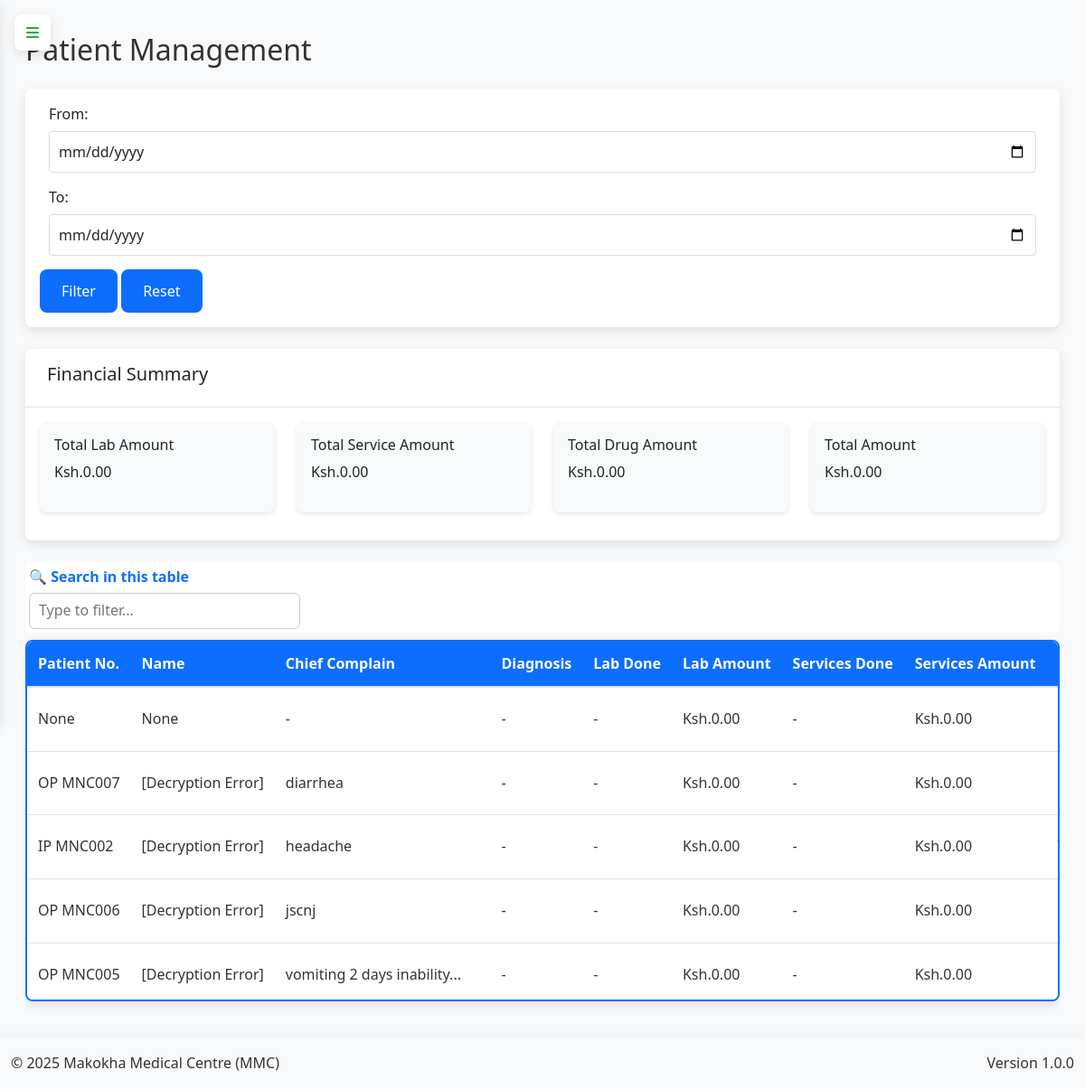
The page /admin/patients (signed in) on the database as committed earlier.
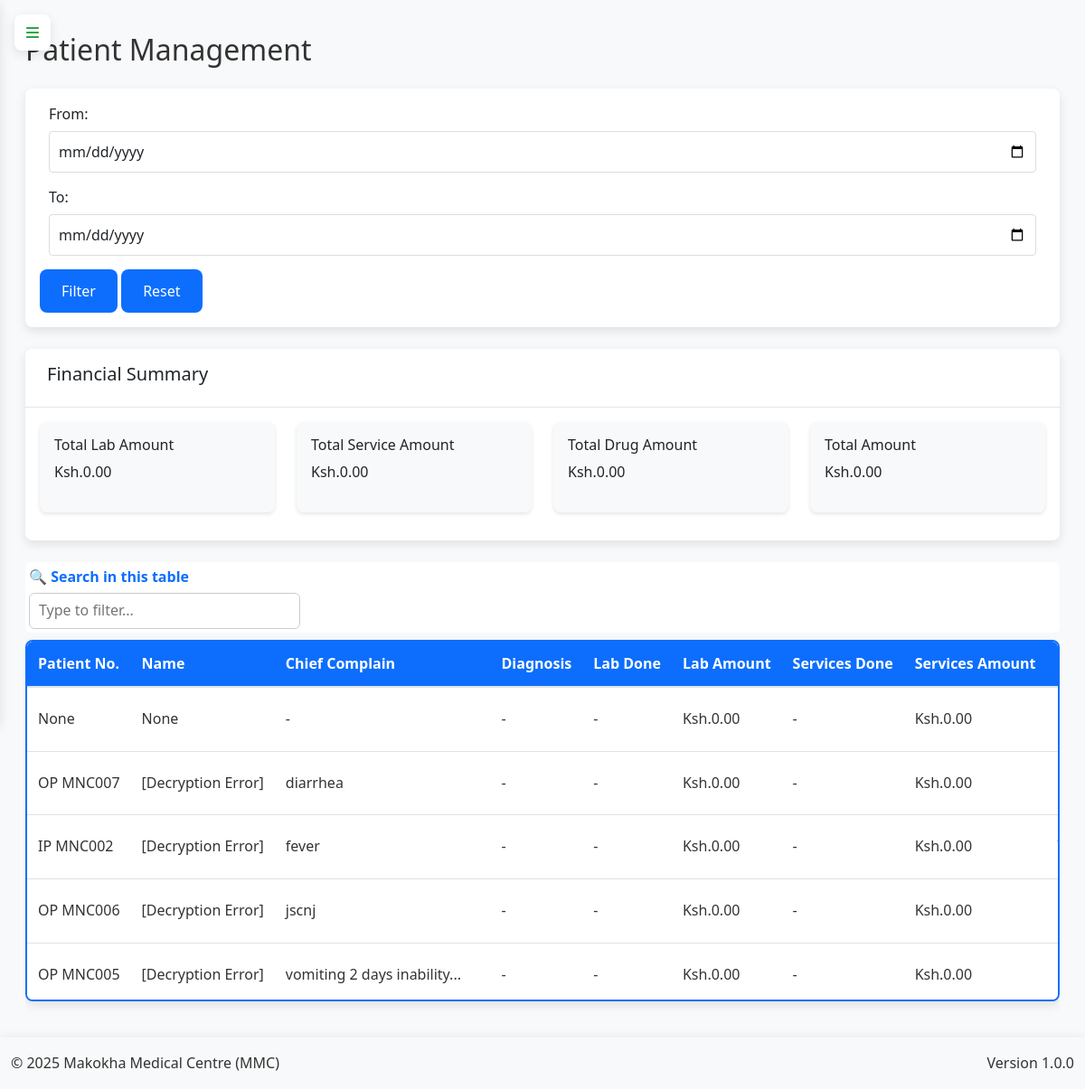
The same page on the database as committed later.
### app.py (models this page shows, shortened)
class Patient(db.Model):
    id = db.Column(db.Integer, primary_key=True)
    op_number = db.Column(db.String(20), unique=True, nullable=True)
    ip_number = db.Column(db.String(20), unique=True, nullable=True)
    name = db.Column(db.String(100), nullable=True)  # encrypted
    age = db.Column(db.Integer, nullable=True)
    gender = db.Column(db.String(10), nullable=True)
    address = db.Column(db.String(200), nullable=True)  # encrypted
    phone = db.Column(db.String(20), nullable=True)  # encrypted
    destination = db.Column(db.String(100), nullable=True)
    occupation = db.Column(db.String(100), nullable=True)  # encrypted
    religion = db.Column(db.String(100), nullable=True)
    nok_name = db.Column(db.String(100), nullable=True)  # encrypted
    nok_contact = db.Column(db.String(20), nullable=True)  # encrypted
    tca = db.Column(db.Date, nullable=True)
    date_of_admission = db.Column(db.Date, nullable=True)
    status = db.Column(db.String(20), default='active', nullable=True)
    chief_complaint = db.Column(db.Text, nullable=True)
    history_present_illness = db.Column(db.Text, nullable=True)
    ai_assistance_enabled = db.Column(db.Boolean, default=False)
    ai_diagnosis = db.Column(db.Text)
    ai_treatment_recommendations = db.Column(db.Text)
    ai_last_updated = db.Column(db.DateTime)
    ai_confidence_score = db.Column(db.Float)  # 0-1 scale for diagnosis confidence
    created_at = db.Column(db.DateTime, default=datetime.utcnow)
    updated_at = db.Column(db.DateTime, default=datetime.utcnow, onupdate=datetime.utcnow)
    reviews = db.relationship('PatientReviewSystem', backref='patient', lazy=True)
    histories = db.relationship('PatientHistory', backref='patient', lazy=True)
    examinations = db.relationship('PatientExamination', backref='patient', lazy=True)
    diagnoses = db.relationship('PatientDiagnosis', backref='patient', lazy=True)
    management = db.relationship('PatientManagement', backref='patient', lazy=True)
    lab_requests = db.relationship('LabRequest', backref='patient', lazy=True)
    imaging_requests = db.relationship('ImagingRequest', backref='patient', lazy=True)
    @property
    def decrypted_name(self):
        if not self.name:
            return None
        try:
            return Config.decrypt_data_static(self.name)
        except Exception:
            return "[Decryption Error]"

### app.py (the view, shortened to what this page needs)
@app.route('/admin/patients', methods=['GET'])
@login_required
def manage_patients():
    if current_user.role != 'admin':
        flash('Unauthorized access', 'danger')
        return redirect(url_for('home'))
    start_date = request.args.get('start_date')
    end_date = request.args.get('end_date')
    query = Patient.query\
        .outerjoin(PatientLab)\
        .outerjoin(PatientService)\
        .outerjoin(Prescription)\
        .outerjoin(PatientDiagnosis)\
        .options(
            db.joinedload(Patient.labs).joinedload(PatientLab.test),
            db.joinedload(Patient.services).joinedload(PatientService.service),
            db.joinedload(Patient.prescriptions).joinedload(Prescription.items),
            db.joinedload(Patient.diagnoses)
        )
    if start_date:
        try:
            start_date = datetime.strptime(start_date, '%Y-%m-%d')
            query = query.filter(Patient.created_at >= start_date)
        except ValueError:
            flash('Invalid start date format', 'danger')
    if end_date:
        try:
            end_date = datetime.strptime(end_date, '%Y-%m-%d') + timedelta(days=1)
            query = query.filter(Patient.created_at <= end_date)
        except ValueError:
            flash('Invalid end date format', 'danger')
    patients = query.order_by(Patient.created_at.desc()).distinct().all()
    total_lab_amount = 0
    total_service_amount = 0
    total_drug_amount = 0
    for patient in patients:
        for lab in patient.labs:
            total_lab_amount += lab.test.price
        for service in patient.services:
            total_service_amount += service.service.price
        for prescription in patient.prescriptions:
            for item in prescription.items:
                total_drug_amount += item.drug.selling_price * item.quantity
    lab_tests = LabTest.query.all()
    services = Service.query.all()
    return render_template('admin/patients.html',
        patients=patients,
        lab_tests=lab_tests,
        services=services,
        total_lab_amount=total_lab_amount,
        total_service_amount=total_service_amount,
        total_drug_amount=total_drug_amount,
        total_amount=total_lab_amount + total_service_amount + total_drug_amount
    )

### templates/admin/patients.html (shortened to what this page needs)
{% extends "base.html" %}
{% block content %}
<div class="container-fluid">
    <div class="row">
        <div class="col-12">
            <h2 class="mb-4">Patient Management</h2>
            <div class="card mb-4">
                <div class="card-body">
                    <form id="dateFilterForm" class="form-inline">
                        <div class="form-group mr-3">
                            <label for="startDate" class="mr-2">From:</label>
                            <input type="date" class="form-control" id="startDate" name="start_date" value="{{ request.args.get('start_date', '') }}">
                        </div>
                        <div class="form-group mr-3">
                            <label for="endDate" class="mr-2">To:</label>
                            <input type="date" class="form-control" id="endDate" name="end_date" value="{{ request.args.get('end_date', '') }}">
                        </div>
                        <button type="submit" class="btn btn-primary mr-2">Filter</button>
                        <button type="button" id="resetFilter" class="btn btn-secondary">Reset</button>
                    </form>
                </div>
            </div>
            <div class="card mb-4">
                <div class="card-header">
                    <h5>Financial Summary</h5>
                </div>
                <div class="card-body">
                    <div class="row">
                        <div class="col-md-3">
                            <div class="summary-box bg-light p-3">
                                <h6>Total Lab Amount</h6>
                                <p id="totalLabAmount">Ksh.0.00</p>
                            </div>
                        </div>
                        <div class="col-md-3">
                            <div class="summary-box bg-light p-3">
                                <h6>Total Service Amount</h6>
                                <p id="totalServiceAmount">Ksh.0.00</p>
                            </div>
                        </div>
                        <div class="col-md-3">
                            <div class="summary-box bg-light p-3">
                                <h6>Total Drug Amount</h6>
                                <p id="totalDrugAmount">Ksh.0.00</p>
                            </div>
                        </div>
                        <div class="col-md-3">
                            <div class="summary-box bg-light p-3">
                                <h6>Total Amount</h6>
                                <p id="totalAmount">Ksh.0.00</p>
                            </div>
                        </div>
                    </div>
                </div>
            </div>
            <div class="table-responsive">
                <table class="data-table" id="patientsTable">
                    <thead>
                        <tr>
                            <th>Patient No.</th>
                            <th>Name</th>
                            <th>Chief Complain</th>
                            <th>Diagnosis</th>
                            <th>Lab Done</th>
                            <th>Lab Amount</th>
                            <th>Services Done</th>
                            <th>Services Amount</th>
                            <th>Drug Name</th>
                        </tr>
                    </thead>
                    <tbody>
                        {% for patient in patients %}
                        {% set lab_total = namespace(amount=0) %}
                        {% if patient.labs %}
                            {% for lab in patient.labs %}
                                {% set lab_total.amount = lab_total.amount + lab.test.price %}
                            {% endfor %}
                        {% endif %}
                        {% set service_total = namespace(amount=0) %}
                        {% if patient.services %}
                            {% for service in patient.services %}
                                {% set service_total.amount = service_total.amount + service.service.price %}
                            {% endfor %}
                        {% endif %}
                        {% set drug_total = namespace(amount=0) %}
                        {% if patient.prescriptions %}
                            {% for prescription in patient.prescriptions %}
                                {% for item in prescription.items %}
                                    {% set drug_total.amount = drug_total.amount + (item.drug.selling_price * item.quantity) %}
                                {% endfor %}
                            {% endfor %}
                        {% endif %}
                        {% set total_amount = lab_total.amount + service_total.amount + drug_total.amount %}
                        <tr data-lab-amount="{{ lab_total.amount }}" data-service-amount="{{ service_total.amount }}" data-drug-amount="{{ drug_total.amount }}" data-total-amount="{{ total_amount }}">
                            <td>{{ patient.op_number or patient.ip_number }}</td>
                            <td>{{ patient.decrypted_name }}</td>
                            <td>{{ patient.chief_complaint|default('-', true)|truncate(30) }}</td>
                            <td>{{ patient.patient_Diagnosis[0].diagnosis if patient.patient_Diagnosis else '-' }}</td>
                            <td>
                                {% if patient.labs %}
                                    {% for lab in patient.labs %}
                                        {{ lab.test.name }}{% if not loop.last %}, {% endif %}
                                    {% endfor %}
                                {% else %}
                                    -
                                {% endif %}
                            </td>
                            <td>
                                {% if patient.labs %}
                                    Ksh.{{ "%.2f"|format(lab_total.amount) }}
                                {% else %}
                                    Ksh.0.00
                                {% endif %}
                            </td>
                            <td>
                                {% if patient.services %}
                                    {% for service in patient.services %}
                                        {{ service.service.name }}{% if not loop.last %}, {% endif %}
                                    {% endfor %}
                                {% else %}
                                    -
                                {% endif %}
                            </td>
                            <td>
                                {% if patient.services %}
                                    Ksh.{{ "%.2f"|format(service_total.amount) }}
                                {% else %}
                                    Ksh.0.00
                                {% endif %}
                            </td>
                            <td>
                            </td>
                        </tr>
                        {% endfor %}
                    </tbody>
                </table>
            </div>
        </div>
    </div>
</div>
{% endblock %}

### templates/base.html (shortened to what this page needs)
<!DOCTYPE html>
<html lang="en">
<head>
    <link href="https://cdn.jsdelivr.net/npm/bootstrap@5.3.0/dist/css/bootstrap.min.css" rel="stylesheet">
    <link rel="stylesheet" href="https://cdn.jsdelivr.net/npm/bootstrap-icons@1.11.1/font/bootstrap-icons.css">
    <link rel="stylesheet" href="https://cdnjs.cloudflare.com/ajax/libs/font-awesome/5.15.3/css/all.min.css">
    <link href="https://cdn.jsdelivr.net/npm/select2@4.1.0-rc.0/dist/css/select2.min.css" rel="stylesheet">
    <link rel="stylesheet" href="{{ url_for('static', filename='css/style.css') }}">
    <link rel="stylesheet" href="{{ url_for('static', filename='css/dashboard.css') }}">
    <link rel="stylesheet" href="{{ url_for('static', filename='css/custom.css') }}">
</head>
<body>
    <button class="pc-toggle-nav" id="pcToggleNav">
        <i class="fas fa-bars"></i>
    </button>
    <main class="container-fluid flex-grow-1 py-3">
        {% block content %}{% endblock %}
    </main>
    <footer class="bg-light py-3 mt-auto">
        <div class="container-fluid">
            <div class="row">
                <div class="col-md-6 text-center text-md-start">
                    <p class="mb-0">&copy; 2025 Makokha Medical Centre (MMC)</p>
                </div>
                <div class="col-md-6 text-center text-md-end">
                    <p class="mb-0">Version 1.0.0</p>
                </div>
            </div>
        </div>
    </footer>
</body>
</html>

Rows that differ between the two databases and show on the page:
changed Patient "IP MNC002": chief_complaint "headache" → "fever"
